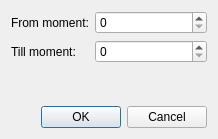
<?xml version="1.0" encoding="UTF-8"?>
<ui version="4.0">
 <class>DeleteMomentsDialog</class>
 <widget class="QDialog" name="DeleteMomentsDialog">
  <property name="geometry">
   <rect>
    <x>0</x>
    <y>0</y>
    <width>218</width>
    <height>139</height>
   </rect>
  </property>
  <property name="windowTitle">
   <string>Deleting Moments</string>
  </property>
  <layout class="QVBoxLayout" name="verticalLayout" stretch="1,0">
   <item>
    <layout class="QFormLayout" name="formLayout">
     <item row="0" column="0">
      <widget class="QLabel" name="labelFromMoment">
       <property name="text">
        <string>From moment:</string>
       </property>
       <property name="buddy">
        <cstring>spinBoxFromMoment</cstring>
       </property>
      </widget>
     </item>
     <item row="1" column="0">
      <widget class="QLabel" name="labelTillMoment">
       <property name="text">
        <string>Till moment:</string>
       </property>
       <property name="buddy">
        <cstring>spinBoxTillMoment</cstring>
       </property>
      </widget>
     </item>
     <item row="0" column="1">
      <widget class="QSpinBox" name="spinBoxFromMoment">
       <property name="maximum">
        <number>2147483647</number>
       </property>
      </widget>
     </item>
     <item row="1" column="1">
      <widget class="QSpinBox" name="spinBoxTillMoment">
       <property name="maximum">
        <number>2147483647</number>
       </property>
      </widget>
     </item>
    </layout>
   </item>
   <item>
    <widget class="QDialogButtonBox" name="buttonBox">
     <property name="orientation">
      <enum>Qt::Horizontal</enum>
     </property>
     <property name="standardButtons">
      <set>QDialogButtonBox::Cancel|QDialogButtonBox::Ok</set>
     </property>
    </widget>
   </item>
  </layout>
 </widget>
 <resources/>
 <connections>
  <connection>
   <sender>buttonBox</sender>
   <signal>accepted()</signal>
   <receiver>DeleteMomentsDialog</receiver>
   <slot>accept()</slot>
   <hints>
    <hint type="sourcelabel">
     <x>248</x>
     <y>254</y>
    </hint>
    <hint type="destinationlabel">
     <x>157</x>
     <y>274</y>
    </hint>
   </hints>
  </connection>
  <connection>
   <sender>buttonBox</sender>
   <signal>rejected()</signal>
   <receiver>DeleteMomentsDialog</receiver>
   <slot>reject()</slot>
   <hints>
    <hint type="sourcelabel">
     <x>316</x>
     <y>260</y>
    </hint>
    <hint type="destinationlabel">
     <x>286</x>
     <y>274</y>
    </hint>
   </hints>
  </connection>
 </connections>
</ui>
